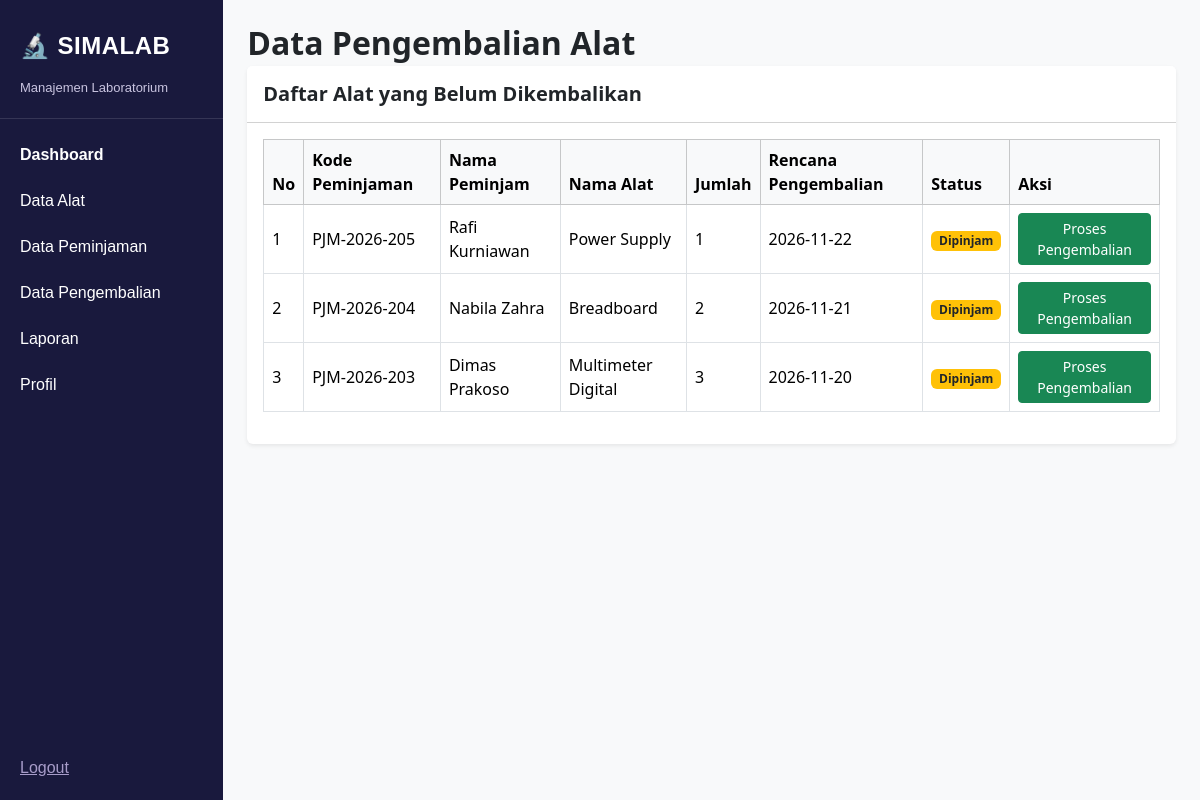
Screenshot of /admin/pengembalian.php (signed in) with the database file from the repository.
### tables this page shows
CREATE TABLE `peminjaman` (
  `id` int(11) NOT NULL,
  `kode_pinjam` varchar(20) NOT NULL,
  `peminjam_id` int(11) NOT NULL,
  `tanggal_pinjam` date NOT NULL,
  `tanggal_kembali_rencana` date NOT NULL,
  `tanggal_kembali_aktual` date DEFAULT NULL,
  `status` enum('Dipinjam','Dikembalikan','Terlambat') DEFAULT 'Dipinjam',
  `kondisi_kembali` enum('Baik','Rusak Ringan','Rusak Berat') DEFAULT NULL,
  `catatan` text DEFAULT NULL,
  `created_at` timestamp NOT NULL DEFAULT current_timestamp(),
  `updated_at` timestamp NOT NULL DEFAULT current_timestamp() ON UPDATE current_timestamp()
);

CREATE TABLE `peminjam` (
  `id` int(11) NOT NULL,
  `nama` varchar(100) NOT NULL,
  `nim` varchar(20) NOT NULL,
  `kelas` varchar(30) NOT NULL,
  `no_hp` varchar(20) DEFAULT NULL,
  `created_at` timestamp NOT NULL DEFAULT current_timestamp(),
  `password` varchar(255) NOT NULL DEFAULT ''
);

CREATE TABLE `alat` (
  `id` int(11) NOT NULL,
  `kode_alat` varchar(20) NOT NULL,
  `nama_alat` varchar(150) NOT NULL,
  `kategori_id` int(11) DEFAULT NULL,
  `jumlah_total` int(11) NOT NULL DEFAULT 0,
  `jumlah_tersedia` int(11) NOT NULL DEFAULT 0,
  `kondisi` enum('Baik','Rusak Ringan','Rusak Berat') DEFAULT 'Baik',
  `keterangan` text DEFAULT NULL,
  `created_at` timestamp NOT NULL DEFAULT current_timestamp(),
  `updated_at` timestamp NOT NULL DEFAULT current_timestamp() ON UPDATE current_timestamp()
);

CREATE TABLE `detail_peminjaman` (
  `id` int(11) NOT NULL,
  `peminjaman_id` int(11) NOT NULL,
  `alat_id` int(11) NOT NULL,
  `jumlah` int(11) NOT NULL DEFAULT 1
);

### admin/pengembalian.php (the view, shortened to what this page needs)
<?php
include "../config/koneksi.php";
$query = mysqli_query($connect, "
    SELECT peminjaman.*, peminjam.nama, alat.nama_alat,
           detail_peminjaman.jumlah
    FROM peminjaman
    JOIN peminjam ON peminjaman.peminjam_id = peminjam.id
    JOIN detail_peminjaman ON peminjaman.id = detail_peminjaman.peminjaman_id
    JOIN alat ON detail_peminjaman.alat_id = alat.id
    WHERE peminjaman.status IN ('Dipinjam', 'Terlambat')
    ORDER BY peminjaman.id DESC
");
?>
<!DOCTYPE html>
<html lang="id">
<head>
    <link href="https://cdn.jsdelivr.net/npm/bootstrap@5.3.8/dist/css/bootstrap.min.css" rel="stylesheet">
    <link rel="stylesheet" href="../style.css">
</head>
<body class="bg-light">
<div class="d-flex min-vh-100">
   <?php include 'sidebar.php'; ?>
    <main class="flex-grow-1 p-4" style="min-width: 0;">
        <h2 class="fw-bold mb-1">Data Pengembalian Alat</h2>
        <div class="card border-0 shadow-sm">
            <div class="card-header bg-white py-3">
                <h5 class="fw-bold mb-0">Daftar Alat yang Belum Dikembalikan</h5>
            </div>
            <div class="card-body">
                <div class="table-responsive">
                    <table class="table table-bordered table-hover align-middle">
                        <thead class="table-light">
                            <tr>
                                <th>No</th>
                                <th>Kode Peminjaman</th>
                                <th>Nama Peminjam</th>
                                <th>Nama Alat</th>
                                <th>Jumlah</th>
                                <th>Rencana Pengembalian</th>
                                <th>Status</th>
                                <th>Aksi</th>
                            </tr>
                        </thead>
                        <tbody>
                            <?php
                            $no = 1;
                            while ($data = mysqli_fetch_assoc($query)) {
                            ?>
                                <tr>
                                    <td><?php echo $no++; ?></td>
                                    <td><?php echo htmlspecialchars($data['kode_pinjam']); ?></td>
                                    <td><?php echo htmlspecialchars($data['nama']); ?></td>
                                    <td><?php echo htmlspecialchars($data['nama_alat']); ?></td>
                                    <td><?php echo $data['jumlah']; ?></td>
                                    <td><?php echo $data['tanggal_kembali_rencana']; ?></td>
                                    <td>
                                        <span class="badge bg-<?php echo $data['status'] == 'Terlambat' ? 'danger' : 'warning text-dark'; ?>">
                                            <?php echo htmlspecialchars($data['status']); ?>
                                        </span>
                                    </td>
                                    <td>
                                        <a href="pengembalian.php?id=<?php echo $data['id']; ?>"
                                           class="btn btn-success btn-sm">
                                            Proses Pengembalian
                                        </a>
                                    </td>
                                </tr>
                            <?php } ?>
                        </tbody>
                    </table>
                </div>
            </div>
        </div>
    </main>
</div>
</body>
</html>

### rows the page displays
peminjaman: kode_pinjam "PJM-2026-205", peminjam.nama "Rafi Kurniawan", alat.nama_alat "Power Supply", detail_peminjaman.jumlah "1", tanggal_kembali_rencana "2026-11-22", status "Dipinjam"
peminjaman: kode_pinjam "PJM-2026-204", peminjam.nama "Nabila Zahra", alat.nama_alat "Breadboard", detail_peminjaman.jumlah "2", tanggal_kembali_rencana "2026-11-21", status "Dipinjam"
peminjaman: kode_pinjam "PJM-2026-203", peminjam.nama "Dimas Prakoso", alat.nama_alat "Multimeter Digital", detail_peminjaman.jumlah "3", tanggal_kembali_rencana "2026-11-20", status "Dipinjam"
